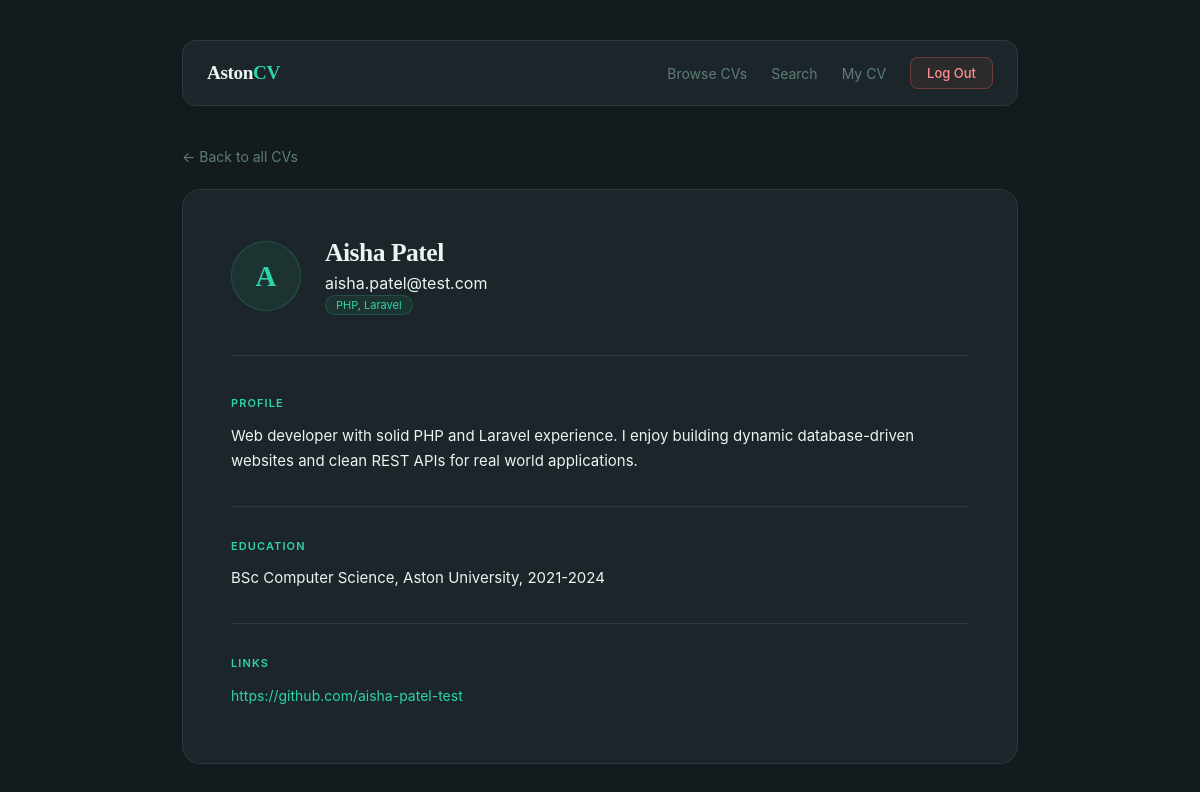
The page /view.php?id=8 (signed in) on the database its author committed.
### tables this page shows
CREATE TABLE `cvs` (
  `id` bigint(20) UNSIGNED NOT NULL,
  `name` varchar(100) NOT NULL,
  `email` varchar(100) NOT NULL,
  `password` varchar(255) NOT NULL,
  `keyprogramming` varchar(255) DEFAULT NULL,
  `profile` varchar(500) DEFAULT NULL,
  `education` varchar(500) DEFAULT NULL,
  `URLlinks` varchar(500) DEFAULT NULL
);

### view.php (the view, shortened to what this page needs)
<?php
require 'db.php';
$id = (int) $_GET["id"];
try {
    $stmt = $pdo->prepare("SELECT * FROM cvs WHERE id = ?");
    $stmt->execute([$id]);
    $cv = $stmt->fetch(PDO::FETCH_ASSOC);
} catch (PDOException $e) {
    $cv = null;
}
?>
<!DOCTYPE html>
<html lang="en">
<head>
    <link rel="stylesheet" href="css/style.css">
</head>
<body class="dashboard-page">
<div class="dashboard-wrapper">
    <div class="navbar">
        <div class="navbar-brand">Aston<span>CV</span></div>
        <div class="navbar-links">
            <a href="index.php">Browse CVs</a>
            <a href="search.php">Search</a>
            <a href="dashboard.php">My CV</a>
            <a href="logout.php" class="btn-logout">Log Out</a>
        </div>
    </div>
    <a href="index.php" class="back-link">&#8592; Back to all CVs</a>
    <div class="profile-card">
        <div class="profile-header">
            <div class="profile-avatar">
                <?= strtoupper(substr($cv["name"], 0, 1)) ?>
            </div>
            <div class="profile-title">
                <h1><?= htmlspecialchars($cv["name"]) ?></h1>
                <p class="subtitle"><?= htmlspecialchars($cv["email"]) ?></p>
                <?php if (!empty($cv["keyprogramming"])): ?>
                    <span class="cv-lang">
                        <?= htmlspecialchars($cv["keyprogramming"]) ?>
                    </span>
                <?php endif; ?>
            </div>
        </div>
        <?php if (!empty($cv["profile"])): ?>
            <div class="cv-section">
                <h3>Profile</h3>
                <p><?= nl2br(htmlspecialchars($cv["profile"])) ?></p>
            </div>
        <?php endif; ?>
        <?php if (!empty($cv["education"])): ?>
            <div class="cv-section">
                <h3>Education</h3>
                <p><?= nl2br(htmlspecialchars($cv["education"])) ?></p>
            </div>
        <?php endif; ?>
        <?php if (!empty($cv["URLlinks"])): ?>
            <div class="cv-section">
                <h3>Links</h3>
                <p>
                    <?php
                    $links = explode(",", $cv["URLlinks"]);
                    foreach ($links as $link):
                        $link = trim(htmlspecialchars($link));
                    ?>
                        <a href="<?= $link ?>" target="_blank"
                            class="cv-link"><?= $link ?></a>
                    <?php endforeach; ?>
                </p>
            </div>
        <?php endif; ?>
    </div>
</div>
</body>
</html>

### css/style.css (style rules this page uses)
* { margin: 0; padding: 0; box-sizing: border-box; }
:root { --bg-page: #141b1e; --bg-card: #1c2529; --bg-input: #141b1e; --border-card: #2a3a3f; --border-input: #2a3a3f; --teal: #2dd4a7; --teal-hover: #25b892; --teal-dim: rgba(45, 212, 167, 0.08); --teal-border: rgba(45, 212, 167, 0.2); --text-primary: #e8f5f3; --text-muted: #5e7d78; --text-dark: #0d1a18; --success-bg: rgba(45, 212, 167, 0.08); --success-border: rgba(45, 212, 167, 0.3); --success-text: #2dd4a7; --error-bg: rgba(255, 99, 99, 0.08); --error-border: rgba(255, 99, 99, 0.3); --error-text: #ff9090; }
body { font-family: -apple-system, BlinkMacSystemFont, 'Segoe UI', sans-serif; background-color: var(--bg-page); color: var(--text-primary); min-height: 100vh; display: flex; align-items: center; justify-content: center; padding: 2rem; }
h1, h2, h3 { font-family: Georgia, 'Times New Roman', serif; letter-spacing: -0.02em; color: var(--text-primary); }
body.dashboard-page { display: block; padding: 0; background-color: var(--bg-page); min-height: 100vh; }
.dashboard-wrapper { width: 100%; max-width: 900px; margin: 0 auto; padding: 2.5rem 2rem; }
.navbar { display: flex; align-items: center; justify-content: space-between; padding: 1rem 1.5rem; background: var(--bg-card); border: 1px solid var(--border-card); border-radius: 14px; margin-bottom: 2.5rem; }
.navbar-brand { font-family: Georgia, 'Times New Roman', serif; font-size: 1.2rem; font-weight: 700; color: var(--text-primary); letter-spacing: -0.02em; }
.navbar-brand span { color: var(--teal); }
.navbar-links { display: flex; align-items: center; gap: 1.5rem; }
.navbar-links a { color: var(--text-muted); text-decoration: none; font-size: 14px; transition: color 0.2s; }
.btn-logout { background: var(--error-bg) !important; border: 1px solid var(--error-border) !important; color: var(--error-text) !important; padding: 7px 16px !important; border-radius: 8px !important; font-size: 13px !important; font-weight: 500 !important; margin-top: 0 !important; width: auto !important; transform: none !important; }
.cv-lang { display: inline-block; background: var(--teal-dim); border: 1px solid var(--teal-border); color: var(--teal); font-size: 11px; padding: 2px 10px; border-radius: 100px; }
.back-link { display: inline-block; color: var(--text-muted); text-decoration: none; font-size: 14px; margin-bottom: 1.5rem; transition: color 0.2s; }
.profile-card { background: var(--bg-card); border: 1px solid var(--border-card); border-radius: 18px; padding: 3rem; }
.profile-header { display: flex; align-items: center; gap: 1.5rem; margin-bottom: 2.5rem; padding-bottom: 2.5rem; border-bottom: 1px solid var(--border-card); flex-wrap: wrap; }
.profile-avatar { width: 70px; height: 70px; border-radius: 50%; background: var(--teal-dim); border: 1px solid var(--teal-border); color: var(--teal); font-size: 1.8rem; font-weight: 700; display: flex; align-items: center; justify-content: center; flex-shrink: 0; font-family: Georgia, serif; }
.profile-title { flex: 1; }
.profile-title h1 { font-size: 1.6rem; margin-bottom: 0.3rem; }
.cv-section { margin-bottom: 2rem; padding-bottom: 2rem; border-bottom: 1px solid var(--border-card); }
.cv-section:last-of-type { border-bottom: none; margin-bottom: 0; padding-bottom: 0; }
.cv-section h3 { font-size: 11px; font-weight: 600; color: var(--teal); text-transform: uppercase; letter-spacing: 0.1em; margin-bottom: 0.8rem; font-family: -apple-system, BlinkMacSystemFont, 'Segoe UI', sans-serif; }
.cv-section p { color: var(--text-primary); font-size: 15px; line-height: 1.7; }
.cv-link { display: inline-block; color: var(--teal); text-decoration: none; font-size: 14px; margin-right: 1rem; margin-bottom: 0.5rem; }

### rows shown on the page
cvs: name "A", name "Aisha Patel", email "aisha.patel@test.com", keyprogramming "PHP, Laravel", profile "Web developer with solid PHP and Laravel experience. I enjoy building dynamic database-driven websites and clean REST APIs for real world applications.", education "BSc Computer Science, Aston University, 2021-2024", URLlinks "https://github.com/aisha-patel-test"
